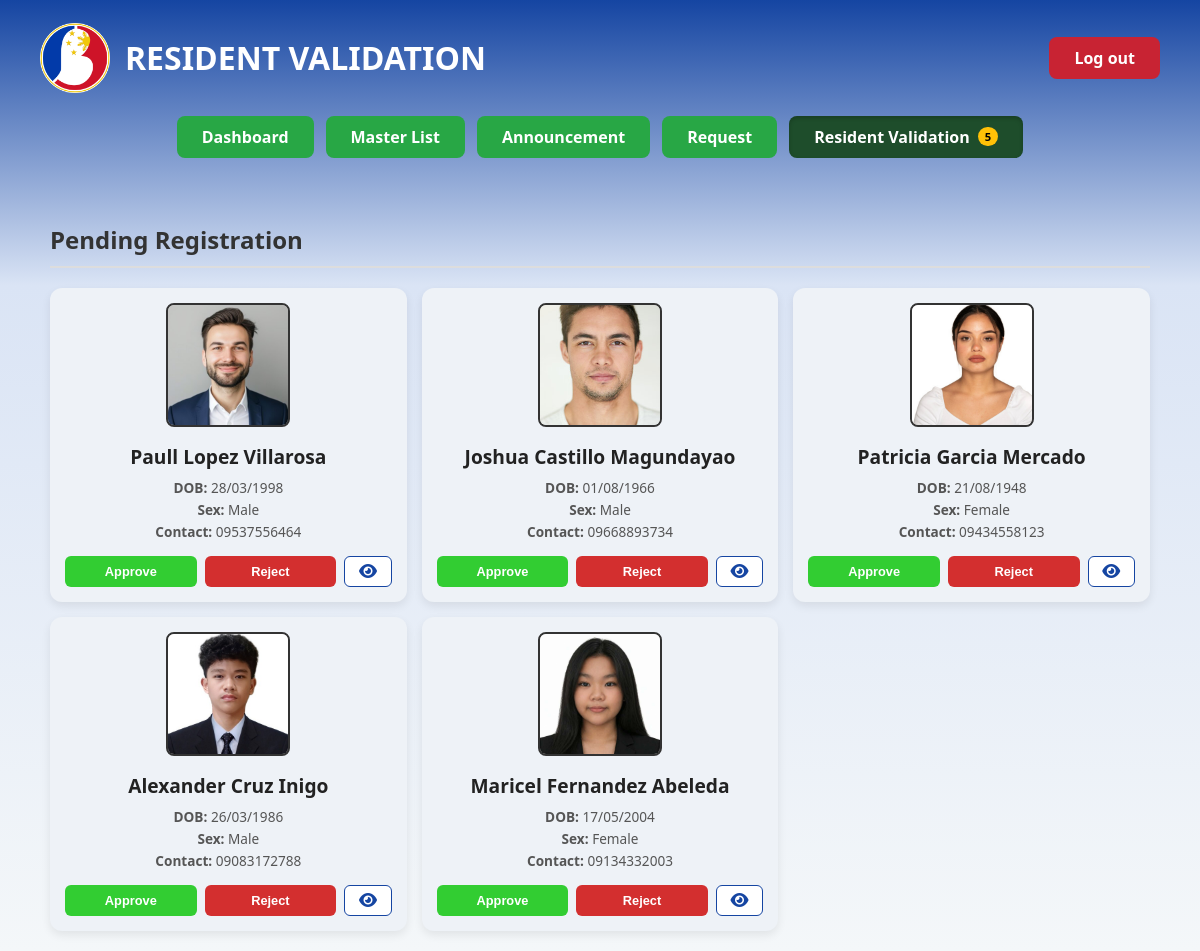
Screenshot of /resident_validation.php (signed in) with the database file from the repository.
### tables this page shows
CREATE TABLE `residents` (
  `id` int(11) NOT NULL,
  `account_id` int(11) NOT NULL,
  `household_id` int(11) DEFAULT NULL,
  `family_group_id` int(11) DEFAULT NULL,
  `first_name` varchar(100) NOT NULL,
  `middle_name` varchar(100) DEFAULT NULL,
  `last_name` varchar(100) NOT NULL,
  `civil_status` enum('Single','Married','Separated','Divorced','Widowed','Live-in') NOT NULL,
  `sex` enum('Male','Female') NOT NULL,
  `dob` date NOT NULL,
  `place_of_birth` varchar(255) NOT NULL,
  `contact_no` varchar(11) NOT NULL,
  `religion` varchar(100) NOT NULL,
  `employment_status` enum('Employed','Unemployed','Self-employed','Student','Retired','Homemaker','Part-time') NOT NULL,
  `educational_attainment` enum('Elementary','High school','Senior high school','College / Undergraduate','College Graduate','No formal education','Vocational / Technical') NOT NULL,
  `family_planning` enum('Contraceptive Method','None') DEFAULT NULL,
  `pregnancy_status` enum('Pregnant','Delivered and Breastfeeding','None') DEFAULT NULL,
  `breastfeeding_type` enum('Exclusive breastfeeding','Formula feeding','Mixed feeding') DEFAULT NULL,
  `id_picture` varchar(255) NOT NULL,
  `status` enum('Pending','Approved','Rejected') DEFAULT 'Pending'
);

### resident_validation.php (the view, shortened to what this page needs)
<?php
require_once 'config.php';
$stmt = $pdo->query("SELECT * FROM residents WHERE status = 'Pending' ORDER BY id DESC");
$pending = $stmt->fetchAll();
$pending_count = $pdo->query("SELECT COUNT(*) FROM residents WHERE status = 'Pending'")->fetchColumn();
$current_page = basename($_SERVER['PHP_SELF']);
?>
<!DOCTYPE html>
<html lang="en">
<head>
    <link rel="stylesheet" href="admin_portal-style.css">
    <link rel="stylesheet" href="resident_validation-style.css">
    <link rel="stylesheet" href="https://cdnjs.cloudflare.com/ajax/libs/font-awesome/6.0.0/css/all.min.css">
</head>
<body>
    <header class="admin-header">
        <div class="logo-section">
            <img src="BHPS logo.png" class="portal-logo" alt="Logo">
            <h1>RESIDENT VALIDATION</h1>
        </div>
        <a href="logout.php" class="btn-logout">Log out</a>
    </header>
    <nav class="admin-nav">
        <a href="admin_portal.php" class="nav-btn <?= ($current_page == 'admin_portal.php') ? 'active' : '' ?>">Dashboard</a>
        <a href="master_list.php" class="nav-btn <?= ($current_page == 'master_list.php') ? 'active' : '' ?>">Master List</a>
        <a href="announcements.php" class="nav-btn <?= ($current_page == 'announcements.php') ? 'active' : '' ?>">Announcement</a>
        <a href="admin_requests.php" class="nav-btn <?= ($current_page == 'admin_requests.php') ? 'active' : '' ?>">Request</a>
        <a href="resident_validation.php" class="nav-btn <?= ($current_page == 'resident_validation.php') ? 'active' : '' ?>">
            Resident Validation <?php if($pending_count > 0): ?><span class="badge"><?= $pending_count ?></span><?php endif; ?>
        </a>
    </nav>
    <main class="validation-container">
        <h2 class="section-header">Pending Registration</h2>
        <div class="validation-grid">
            <?php foreach($pending as $r): ?>
            <div class="validation-card">
                <div class="id-container-2x2">
                    <img src="Upload/id_pictures/<?= htmlspecialchars($r['id_picture']) ?>" alt="ID">
                </div>
                <div class="resident-summary">
                    <h2 class="full-name"><?= htmlspecialchars($r['first_name'] . ' ' . $r['middle_name'] . ' ' . $r['last_name']) ?></h2>
                    <p><strong>DOB:</strong> <?= date('d/m/Y', strtotime($r['dob'])) ?></p>
                    <p><strong>Sex:</strong> <?= $r['sex'] ?></p>
                    <p><strong>Contact:</strong> <?= htmlspecialchars($r['contact_no']) ?></p>
                </div>
                <div class="card-actions">
                    <form method="POST" style="display: flex; gap: 8px; width: 100%;">
                        <button type="submit" name="action" value="approve" class="btn-approve">Approve</button>
                        <button type="submit" name="action" value="reject" class="btn-reject">Reject</button>
                        <a href="view_resident.php?id=<?= $r['id'] ?>&from=resident_validation.php" class="btn-view">
                            <i class="fas fa-eye"></i>
                        </a>
                    </form>
                </div>
            </div>
            <?php endforeach; ?>
        </div>
    </main>
</body>
</html>

### admin_portal-style.css (style rules this page uses)
:root { --admin-blue: #1545a2; --nav-green: #28a745; --text-blue: #004085; --bg-light: #f8f9fa; --card-shadow: 0 4px 15px rgba(0,0,0,0.08); }
body { background: linear-gradient(180deg, #1545a2 0%, #dae4f5 30%, #f4f7f9 100%); font-family: 'Segoe UI', Roboto, Helvetica, Arial, sans-serif; margin: 0; min-height: 100vh; color: #333; }
.admin-header { display: flex; justify-content: space-between; align-items: center; padding: 15px 40px; color: white; }
.logo-section { display: flex; align-items: center; gap: 15px; }
.portal-logo { width: 70px; }
.btn-logout { background: #c82333; color: white; padding: 10px 25px; border-radius: 8px; text-decoration: none; font-weight: bold; transition: background 0.3s; }
.admin-nav { display: flex; justify-content: center; gap: 12px; padding-bottom: 25px; }
.nav-btn { padding: 10px 25px; border-radius: 8px; border: none; background: var(--nav-green); color: white; font-weight: 600; cursor: pointer; text-decoration: none; display: flex; align-items: center; transition: transform 0.2s, background 0.2s; }
.nav-btn.active { background: #1e4d2b; box-shadow: inset 0 2px 4px rgba(0,0,0,0.2); }
.badge { background: #ffc107; color: #000; font-size: 0.7rem; padding: 2px 7px; border-radius: 10px; margin-left: 8px; font-weight: bold; }

### resident_validation-style.css (style rules this page uses)
.validation-container { padding: 20px 40px; display: flex; flex-direction: column; align-items: center; }
.section-header { width: 100%; max-width: 1100px; margin-bottom: 20px; color: #333; font-size: 1.5rem; border-bottom: 2px solid #ddd; padding-bottom: 10px; }
.validation-grid { display: grid; grid-template-columns: repeat(auto-fill, minmax(280px, 1fr)); gap: 15px; width: 100%; max-width: 1100px; }
.validation-card { background: #eef2f7; border-radius: 12px; padding: 15px; box-shadow: 0 4px 10px rgba(0,0,0,0.08); text-align: center; }
.id-container-2x2 { width: 120px; height: 120px; margin: 0 auto 12px; border: 2px solid #333; border-radius: 8px; overflow: hidden; background: #ccc; }
.id-container-2x2 img { width: 100%; height: 100%; object-fit: cover; }
.full-name { font-size: 1.2rem; color: #222; margin-bottom: 8px; }
.resident-summary p { margin: 3px 0; color: #555; font-size: 0.85rem; }
.card-actions { margin-top: 15px; }
.btn-approve, .btn-reject { color: white; border: none; padding: 8px 10px; border-radius: 6px; font-weight: bold; font-size: 0.8rem; flex: 2; cursor: pointer; }
.btn-approve { background: #32cd32; }
.btn-reject { background: #d32f2f; }
.btn-view { border: 1.5px solid #1545a2; background: white; color: #1545a2; padding: 6px; border-radius: 6px; display: flex; align-items: center; justify-content: center; text-decoration: none; flex: 0.6; }

### rows the page displays
residents: id_picture (picture), first_name+middle_name+last_name "Paull Lopez Villarosa", dob "28/03/1998", sex "Male", contact_no "09537556464"
residents: id_picture (picture), first_name+middle_name+last_name "Joshua Castillo Magundayao", dob "01/08/1966", sex "Male", contact_no "09668893734"
residents: id_picture (picture), first_name+middle_name+last_name "Patricia Garcia Mercado", dob "21/08/1948", sex "Female", contact_no "09434558123"
residents: id_picture (picture), first_name+middle_name+last_name "Alexander Cruz Inigo", dob "26/03/1986", sex "Male", contact_no "09083172788"
residents: id_picture (picture), first_name+middle_name+last_name "Maricel Fernandez Abeleda", dob "17/05/2004", sex "Female", contact_no "09134332003"

### other values shown
$pending_count "5"
